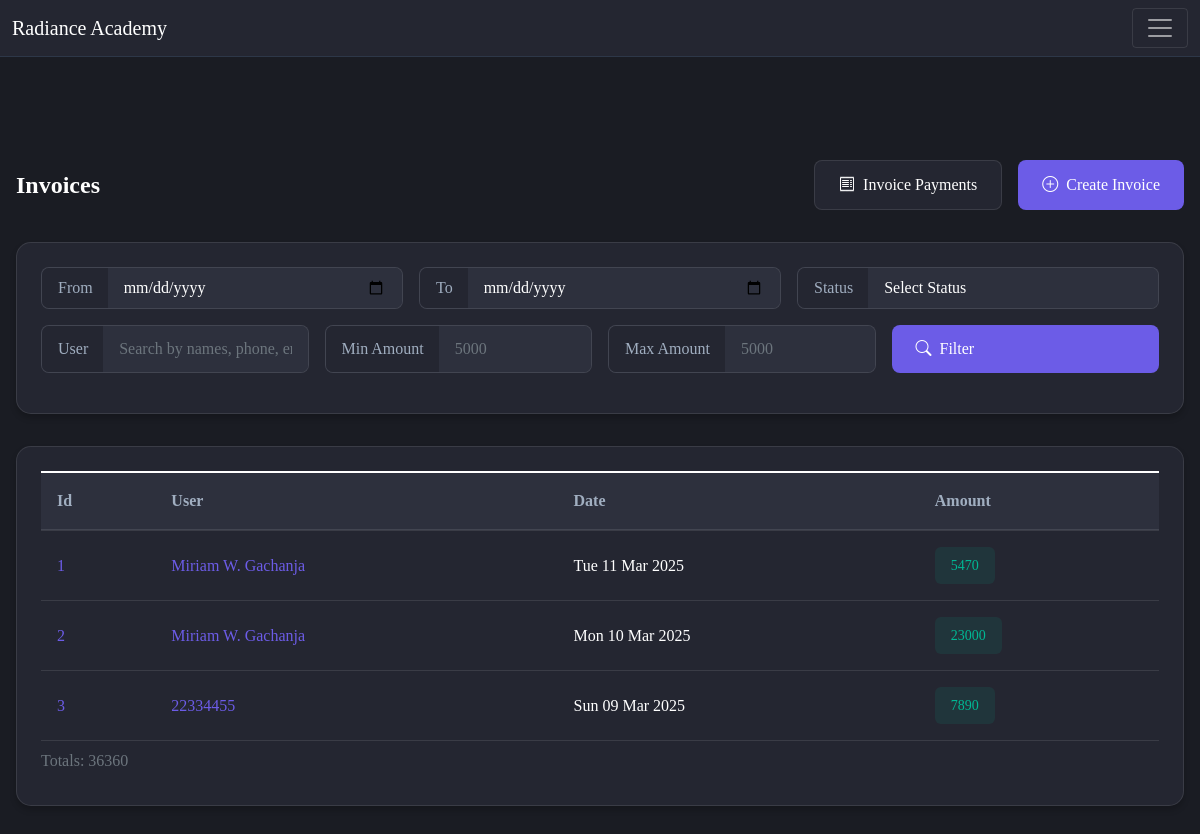
Before: /Finance/Invoices/ (signed in) with the older database file.
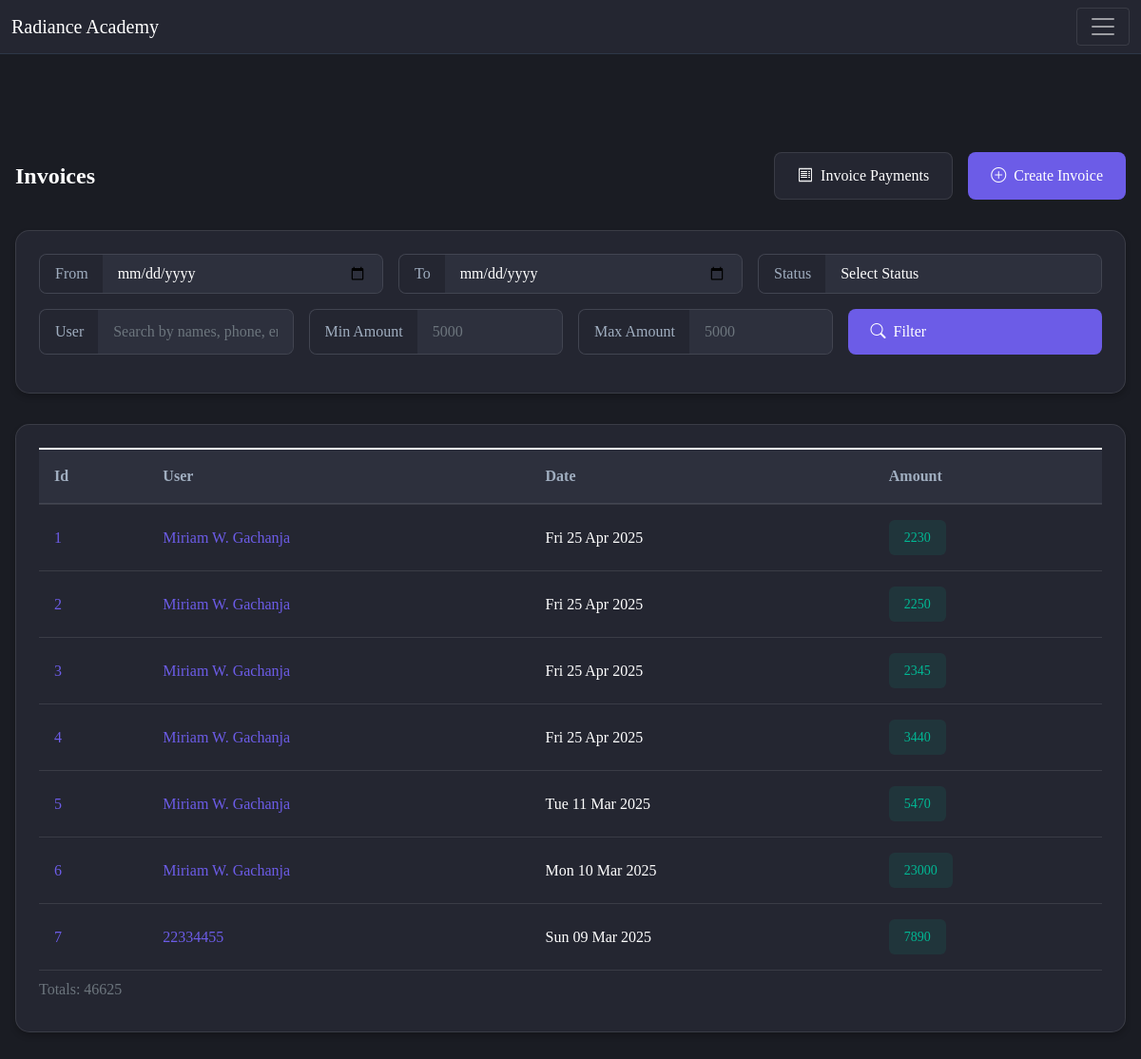
After: the same page with the newer database file.
### Users/models.py (models this page shows, shortened)
class MyUser(AbstractBaseUser):
    class Role(models.TextChoices):
        Student = "Student"
        Teacher = "Teacher"
        ADMIN = "Admin"
        Finance = "Finance"
        Guardian = "Guardian"
        Receptionist = "Receptionist"
        Supervisor = "Supervisor"
        Referer = "Referer"
        Supplier = "Supplier"
    base_role = Role.Student
    email = models.EmailField(unique=True, null=True, blank=True)
    school = models.ForeignKey(Schools, null=True,blank=True, on_delete=models.CASCADE)
    id_number = models.CharField(max_length=20, unique=True)  # ✅ Ensure unique=True
    uuid = models.UUIDField(default=uuid.uuid4, unique=True, editable=False)
    date = models.DateField(default=timezone.now)
    role = models.CharField(max_length=15, choices=Role.choices, default=base_role)
    is_active = models.BooleanField(default=True)
    is_admin = models.BooleanField(default=False)
    is_staff = models.BooleanField(default=False)  # ✅ Required for Django Admin
    is_superuser = models.BooleanField(default=False)  # ✅ Needed for superusers
    objects = MyUserManager()
    USERNAME_FIELD = 'id_number'  # ✅ Django now identifies users by ID number
    REQUIRED_FIELDS = []  # No other required fields
    def __str__(self):
        return str(self.id_number)

class Schools(models.Model):
    uuid = models.UUIDField(default=uuid.uuid4, unique=True)
    names = models.CharField(max_length=150)
    display = models.CharField(max_length=100, null=True)
    location = models.CharField(max_length=100)
    contact = models.CharField(max_length=100)
    is_active = models.BooleanField(default=True)
    has_boarding = models.BooleanField(default=True)
    is_mixed = models.BooleanField(default=False)

class PersonalProfile(models.Model):
    user = models.OneToOneField(MyUser, on_delete=models.CASCADE)
    f_name = models.CharField(max_length=30)
    is_boarder = models.BooleanField(default=False)
    location = models.CharField(max_length=100, blank=True)
    l_name = models.CharField(max_length=30)
    surname = models.CharField(max_length=30, blank=True)
    gender = models.CharField(max_length=10, blank=True)
    phone = models.CharField(max_length=20, null=True)
    def get_names(self):
        first = self.f_name
        last = self.l_name
        surname = self.surname
        if first or last or surname:
            if last:
                last = last[0]
            return first.title() + ' ' + last.title() + '.' + ' ' + surname.title()
        else:
            return self.user

### Finance/models.py (models this page shows, shortened)
class Invoices(models.Model):
    school = models.ForeignKey(Schools, on_delete=models.CASCADE)
    date = models.DateTimeField(auto_now=True)
    title = models.CharField(max_length=200)
    amount = models.PositiveIntegerField()
    balance = models.PositiveIntegerField(default=0)
    description = models.TextField(max_length=1000)
    user = models.ForeignKey(MyUser, on_delete=models.CASCADE)

### Finance/views.py (the view, shortened to what this page needs)
# urls.py: path('Invoices/', InvoicesListView.as_view(), name='invoices'),
class InvoicesListView(LoginRequiredMixin, TemplateView):
    template_name = 'Finance/invoices.html'
    def get_context_data(self, **kwargs):
        context = super().get_context_data(**kwargs)
        try:
            invoices = Invoices.objects.filter(school=self.request.user.school).order_by('-date')
            context['invoices'] = invoices[:100]
            context['totals'] = invoices.aggregate(totals=Sum('amount'))['totals'] or 0
        except Exception:
            messages.error(self.request, 'An error occured, contact @support')
        return context

### Finance/templates/Finance/invoices.html (shortened to what this page needs)
{% extends 'Supervisor/base.html' %}
{% load custom_filters %}
{% block content %}
<div class="container">
    <div class="page-header">
        <h1 class="page-title">Invoices</h1>
        <div class="action-buttons">
            <a href="{% url 'invoice-payments' %}" class="btn btn-secondary">
                <i class="bi bi-receipt"></i> Invoice Payments
            </a>
            <a href="{% url 'create-invoice' %}" class="btn btn-primary">
                <i class="bi bi-plus-circle"></i> Create Invoice
            </a>
        </div>
    </div>
    <div class="filter-section">
        <form method="post">
            <div class="filter-row">
                <div class="input-group">
                    <span class="input-group-text">From</span>
                    <input type="date" class="form-control" name="from">
                </div>
                <div class="input-group">
                    <span class="input-group-text">To</span>
                    <input type="date" class="form-control" name="to">
                </div>
                <div class="input-group">
                    <span class="input-group-text">Status</span>
                    <select class="form-select" name="mode">
                        <option value="">Select Status</option>
                    </select>
                </div>
            </div>
            <div class="filter-row">
                <div class="input-group">
                    <span class="input-group-text">User</span>
                    <input type="text" class="form-control" name="user" placeholder="Search by names, phone, email">
                </div>
                <div class="input-group">
                    <span class="input-group-text">Min Amount</span>
                    <input type="number" class="form-control" name="lower" placeholder="5000">
                </div>
                <div class="input-group">
                    <span class="input-group-text">Max Amount</span>
                    <input type="number" class="form-control" name="upper" placeholder="5000">
                </div>
                <button class="btn btn-primary" type="submit">
                    <i class="bi bi-search"></i> Filter
                </button>
            </div>
        </form>
    </div>
    <div class="table-container">
        <table class="table">
            <caption>Totals: {{ totals }}</caption>
            <thead>
                <tr>
                    <th>Id</th>
                    <th>User</th>
                    <th>Date</th>
                    <th>Amount</th>
                </tr>
            </thead>
            <tbody>
                {% for invoice in invoices %}
                <tr>
                    <td>
                        <a href="{% url 'invoice-id' invoice.id %}">
                            {{ forloop.counter }}
                        </a>
                    </td>
                    <td>
                        <a href="{% url 'supplier-profile' invoice.user.id %}">
                            {{ invoice.user.personalprofile.get_names|title }}
                        </a>
                    </td>
                    <td>{{ invoice.date|date:"D d M Y" }}</td>
                    <td><span class="amount-badge credit">{{ invoice.amount }}</span></td>
                </tr>
                {% endfor %}
            </tbody>
        </table>
    </div>
</div>
{% endblock %}

### Supervisor/templates/Supervisor/base.html (shortened to what this page needs)
{% load static %}
{% load supervisor_filters %}
<!DOCTYPE html>
<html lang="en">
<head>
  <link href="https://cdn.jsdelivr.net/npm/bootstrap@5.1.3/dist/css/bootstrap.min.css" rel="stylesheet"
>
  <link rel="stylesheet" type="text/css" href="{% static 'Users/styles.css' %}">
  <link rel="stylesheet" type="text/css" href="{% static 'SubjectList/SubjectLiist.css' %}">
  <link rel="stylesheet" type="text/css" href="{% static 'Guardian/Guardian.css' %}">
  <link rel="stylesheet" type="text/css" href="{% static 'Teacher/teacher.css' %}">
  <link rel="stylesheet" type="text/css" href="{% static 'Supervisor/Supervisor.css' %}">
  <link rel="stylesheet" href="https://cdn.jsdelivr.net/npm/bootstrap-icons@1.10.3/font/bootstrap-icons.css">
</head>
<body>
  <nav class="navbar navbar-dark fixed-top" id="to-bar">
    <div class="container-fluid">
      <a class="navbar-brand" href="#">{% if user.is_authenticated %}{{ user.school.display }}{% else %}Mwalimu Private{% endif %}</a>
      <button class="navbar-toggler" type="button" data-bs-toggle="offcanvas" data-bs-target="#offcanvasNavbar"
        aria-controls="offcanvasNavbar">
        <span class="navbar-toggler-icon"></span>
      </button>
    </div>
  </nav>
  <div class="main-body">
    {% block content %}
    {% endblock %}
  </div>
</body>
</html>

### Users/static/Users/styles.css (style rules this page uses)
* { padding: 0; margin: 0; font-family: Nunito !important; }
nav { background-color:rgba(29, 25, 46, .8); }
.main-body { position: absolute; width: 100%; max-width: 100%; overflow-x: scroll; }
a { text-decoration: none !important; }

### SubjectList/static/SubjectList/SubjectLiist.css (style rules this page uses)
.upcoming-classes-view p,a { text-decoration:none; color:black ; padding:0px; margin:0px; }

### Supervisor/templates/Supervisor/base.html (style rules this page uses)
:root { --bg-dark: #1a1c23; --bg-card: #242631; --text-primary: #e2e8f0; --text-secondary: #a0aec0; --primary-color: #6c5ce7; --success-color: #00b894; --danger-color: #d63031; --border-color: #2d3748; }
body { background-color: var(--bg-dark); color: var(--text-primary); }
.navbar { background-color: var(--bg-card) !important; border-bottom: 1px solid var(--border-color); }
.navbar-brand { color: var(--text-primary) !important; }
.btn-secondary { background-color: var(--bg-dark); border-color: var(--border-color); color: var(--text-primary); }
.main-body { min-height: 100vh; padding-top: 4rem; }
.form-control { background-color: var(--bg-dark); border-color: var(--border-color); color: var(--text-primary); }
.table { color: var(--text-primary); }
.table thead { background-color: var(--bg-dark); }
.table td, .table th { border-color: var(--border-color); }

### Finance/templates/Finance/invoices.html (style rules this page uses)
:root { --bg-dark: #1a1c23; --bg-card: #242631; --bg-card-hover: #2d303d; --primary-color: #6c5ce7; --secondary-color: #a29bfe; --accent-color: #fd79a8; --text-primary: #ffffff; --text-secondary: #a0aec0; --success-color: #00b894; --warning-color: #fdcb6e; --danger-color: #d63031; --card-shadow: 0 4px 6px rgba(0, 0, 0, 0.2); }
body { background-color: var(--bg-dark); color: var(--text-primary); }
.container { max-width: 1400px; margin: 6rem auto 2rem; padding: 0 1rem; }
.page-header { display: flex; justify-content: space-between; align-items: center; margin-bottom: 2rem; }
.page-title { color: var(--text-primary); font-size: 1.5rem; font-weight: 600; margin: 0; }
.action-buttons { display: flex; gap: 1rem; }
.btn { padding: 0.75rem 1.5rem; border-radius: 8px; transition: all 0.3s ease; display: flex; align-items: center; gap: 0.5rem; }
.btn-primary { background: var(--primary-color); border: none; color: var(--text-primary); }
.btn-secondary { background: var(--bg-card); border: 1px solid rgba(255, 255, 255, 0.1); color: var(--text-primary); }
.filter-section { background: var(--bg-card); border-radius: 15px; padding: 1.5rem; margin-bottom: 2rem; box-shadow: var(--card-shadow); border: 1px solid rgba(255, 255, 255, 0.1); }
.filter-row { display: grid; grid-template-columns: repeat(auto-fit, minmax(200px, 1fr)); gap: 1rem; margin-bottom: 1rem; }
.input-group { background: var(--bg-card-hover); border-radius: 8px; overflow: hidden; border: 1px solid rgba(255, 255, 255, 0.1); }
.input-group-text { background: var(--bg-card); border: none; color: var(--text-secondary); padding: 0.5rem 1rem; }
.form-control, .form-select { background: var(--bg-card-hover); border: none; color: var(--text-primary); padding: 0.5rem 1rem; }
.table-container { background: var(--bg-card); border-radius: 15px; padding: 1.5rem; box-shadow: var(--card-shadow); border: 1px solid rgba(255, 255, 255, 0.1); overflow-x: auto; }
.table { color: var(--text-primary); margin: 0; width: 100%; }
.table thead th { background: var(--bg-card-hover); border-bottom: 2px solid rgba(255, 255, 255, 0.1); color: var(--text-secondary); font-weight: 600; padding: 1rem; white-space: nowrap; }
.table tbody td { border-bottom: 1px solid rgba(255, 255, 255, 0.1); padding: 1rem; vertical-align: middle; }
.amount-badge { display: inline-block; padding: 0.5rem 1rem; border-radius: 6px; font-weight: 500; font-size: 0.875rem; }
.amount-badge.credit { background: rgba(0, 184, 148, 0.1); color: var(--success-color); }
.table a { color: var(--primary-color); text-decoration: none; transition: all 0.3s ease; }

Changed rows visible on the page:
added Invoices: user.personalprofile.get_names "Miriam W. Gachanja", date "Fri 25 Apr 2025", amount "2230"
added Invoices: user.personalprofile.get_names "Miriam W. Gachanja", date "Fri 25 Apr 2025", amount "2250"
added Invoices: user.personalprofile.get_names "Miriam W. Gachanja", date "Fri 25 Apr 2025", amount "2345"
added Invoices: user.personalprofile.get_names "Miriam W. Gachanja", date "Fri 25 Apr 2025", amount "3440"
Other visible differences:
{{ totals }}: "36360" → "46625"
